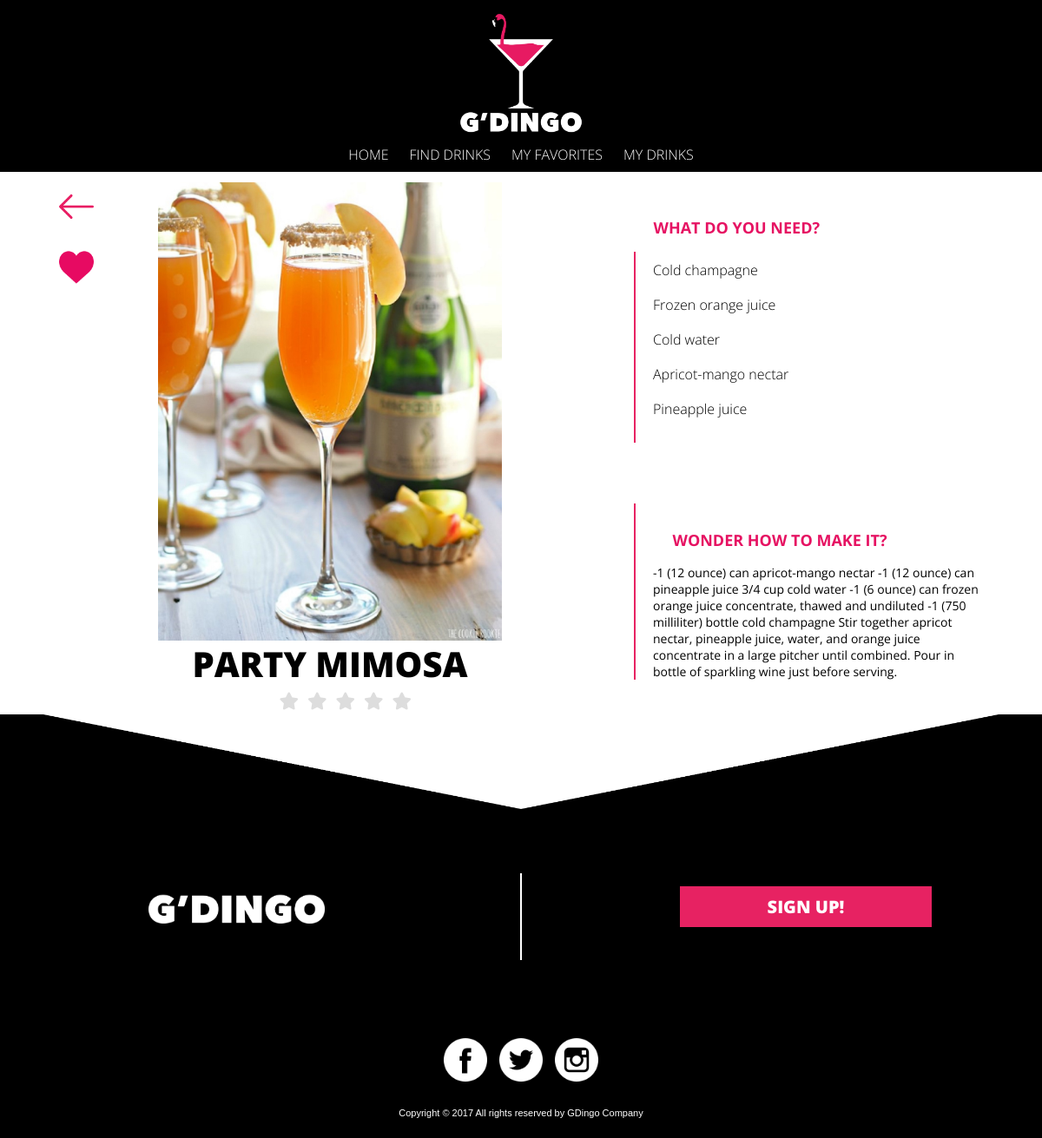
Screenshot of /drinkbase.php?DrinkId=8 with the database file from the repository.
### tables this page shows
CREATE TABLE `Drinks` (
  `DrinkId` int(11) NOT NULL,
  `DrinkName` varchar(255) NOT NULL,
  `DrinkAuthor` varchar(255) NOT NULL,
  `DrinkPicture` varchar(255) NOT NULL,
  `DrinkReceipt` text NOT NULL
);

### drinkbase.php (the view, shortened to what this page needs)
<?php include 'Includes/config.php';?>
<?php
	$DrinkId = trim($_GET['DrinkId']);
	@ $db = new mysqli($dbserver, $dbuser, $dbpass, $dbname);
	$query = " SELECT Drinks.DrinkId, Drinks.DrinkName, Drinks.DrinkAuthor, Drinks.DrinkPicture, Drinks.DrinkReceipt, Ingredients.IngId, Ingredients.NameIng FROM Drinks
		JOIN DrinksIng ON Drinks.DrinkId = DrinksIng.DrinkId
		JOIN Ingredients ON Ingredients.IngId = DrinksIng.IngId
		WHERE Drinks.DrinkId=$DrinkId";
	$stmt = $db->prepare($query);
	$stmt->bind_result($DrinkId, $DrinkName, $DrinkAuthor, $DrinkPicture, $DrinkReceipt, $IngId, $NameIng);
	$stmt->execute();
	$alling=array();
	while ($stmt->fetch()) {
		array_push($alling,$NameIng);
	};
?>
<!Doctype html>
<html>
	<head>
	</head>
	<body>
	<div id="pageContainer">
	<?php include 'header.php';?>
		<div class='container'>
			<div id="white">
				<div class="drinkside">
					<div class='side'>
			    		<?php
			    			echo "<img class='drinkimage' src=Images/DrinkPictures/$DrinkPicture>";
			    		?>
		    		</div>
		    		<div class="heart">
						<?php
							echo '<a href="AddFav.php?DrinkId=' . urlencode($DrinkId) . '"><img class="knapp" src="Images/like2.png"></a>';
						?>
					</div>
					<div  class="back">
						<a href="#" onClick="history.go(-1);return true;"><img class="knapp" src="Images/left-arrow.png"></a>
					</div>
					<h3><?php echo $DrinkName; ?></h3>
					<div id="rating">
						<fieldset id='demo1' class="rating">
	                        <label class = "full" for="star5" title="Awesome - 5 stars"></label>
	                        <label class = "full" for="star4" title="Pretty good - 4 stars"></label>
	                        <label class = "full" for="star3" title="Meh - 3 stars"></label>
	                        <label class = "full" for="star2" title="Kinda bad - 2 stars"></label>
	                        <label class = "full" for="star1" title="Sucks big time - 1 star"></label>
	                    </fieldset>
					</div>
				</div>
				<div class='maincontent'>
					<div class='ingrblack'>
						<h4>What do you need? </h4>
						<ul><?php foreach($alling as $value){
			    			echo "<li>" . $value . "</li><br>";} ?>
			    		</ul>
			    	</div>
			    	<div class='receipt'>
				    	<h4>Wonder how to make it? </h4>
			    		<?php echo "<p>" . $DrinkReceipt. "<p>"; ?>
			    	</div>
	    		</div>
			</div>
		</div>
	</div>
	<?php include 'footer.php';?>
	</body>
</html>

### header.php (style rules this page uses)
body { margin:0; }
p { font-family: 'open-sans', helvetica; font-size: 11px; }
@media (min-width: 600px) { body { margin: 0 auto; } }

### rating.php (style rules this page uses)
fieldset, label { margin: 0; padding: 0; }
body { margin: 20px; }
.rating { border: none; }
.rating > label:before { margin: 5px; font-size: 1.25em; font-family: FontAwesome; display: inline-block; content: "\f005"; }
.rating > label { color: #ddd; float: right; }

### footer.php (style rules this page uses)
body { margin: 0 auto; }

### drinkbase.php (style rules this page uses)
#demo1 { text-align: center; }
#rating { width: 65%; overflow: hidden; }
body { margin: 0 auto; background-color: #000; }
#pageContainer { background-color: #000; margin: 0 auto; width: 100%; }
.container { padding-top:150px; margin: 0 auto; text-align: center; background-color: #fff; width: 100%; }
.drinkside { position: relative; float:left; width:100%; text-align: center; margin-bottom: 20px; background-color: #fff; }
#white { width:100%; background-color: #fff; overflow: hidden; max-width: 1100px; display: block; margin: 0 auto; }
h3 { font-family: 'open sans',helvetica; font-weight: 800; text-transform: uppercase; font-size: 40px; color:black; margin:0 auto; line-height: 45px; margin-bottom: 5px; text-align: center; width: 60%; }
h4 { padding-top:20px; font-family: 'open sans',helvetica; text-transform: uppercase; font-size: 18px; color:black; margin:0; line-height: 45px; margin-bottom: 5px; color:#E61262; text-align:center; }
.ingrblack { background-color:black; color:white; padding-top: 0px; }
.receipt { margin: 0; }
.receipt p { margin:20px; margin-top:5px; font-family: 'open sans',helvetica; font-size: 14px; }
.maincontent { float:right; width:100%; margin-left:20px; box-sizing: border-box; background-color: #fff; }
.side { margin-top:15px; }
.drinkimage { width:60%; }
li { font-family: 'open sans',helvetica; font-weight: 300; list-style: none; padding:0; }
ul { text-decoration: none; margin:0; text-align:center; padding:0; }
.heart { background: white; width: 20px; height: 20px; border-radius: 20px; padding:8px; position:absolute; right:40px; top:0px; }
.back { width: 20px; height: 20px; border-radius: 20px; padding:8px; position:absolute; left:20px; top:0px; }
.knapp { width: 40px; }
@media (min-width: 600px) { .heart, .back, .side { margin-top: 60px; } }
@media (min-width: 600px) { .drinkside { float:left; width:60%; text-align: center; margin-bottom: 20px; display: inline; margin: 0 auto; } }
@media (min-width: 600px) { .maincontent { float:left; width:40%; display: inline; margin: 0 auto; text-align: left; } }
@media (min-width: 600px) { h4 { text-align: left; margin-left: 42.5px; } }
@media (min-width: 600px) { .ingrblack ul { border-left: 2.5px solid #e72262; text-align:left; margin-left: 20px; padding: 10px 20px; } }
@media (min-width: 600px) { .ingrblack { background-color:white; color: #000; text-align: left; margin-top:70px; } }
@media (min-width: 600px) { .heart { left:10px; top:70px; } }
@media (min-width: 600px) { .back { left:10px; } }
@media (min-width: 600px) { .receipt { border-left: 2.5px solid #e72262; text-align:left; margin: 70px 0 0 20px; padding: -10px 20px; } }

### rows the page displays
drinks: DrinkPicture (picture), DrinkName "PARTY MIMOSA", DrinkReceipt "-1 (12 ounce) can apricot-mango nectar -1 (12 ounce) can pineapple juice 3/4 cup cold water -1 (6 ounce) can frozen orange juice concentrate, thawed and undiluted -1 (750 milliliter) bottle cold champagne Stir together apricot nectar, pineapple juice, water, and orange juice concentrate in a large pitcher until combined. Pour in bottle of sparkling wine just before serving."

### other values shown
$value "Cold champagne"
$value "Frozen orange juice"
$value "Cold water"
$value "Apricot-mango nectar"
$value "Pineapple juice"
